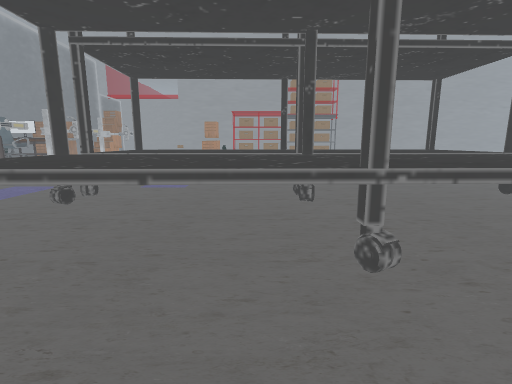
view 1 (above)

23 first-person views from a walk through a 3-D level made in the Unity game engine. The camera is 1.3 m above the floor, tilts 10° down and sees 85° across. The floor is counted in squares, 1 m on a side. Each view is taken from the middle of a square. On the plan, view 1 faces up. The plan holds only what a view shows up to about 13 squares ahead; the rest is blank. The place goes on beyond the plan. The player character is not drawn. Some animated figures are left out. Some surface patterns are stand-ins.

view 2
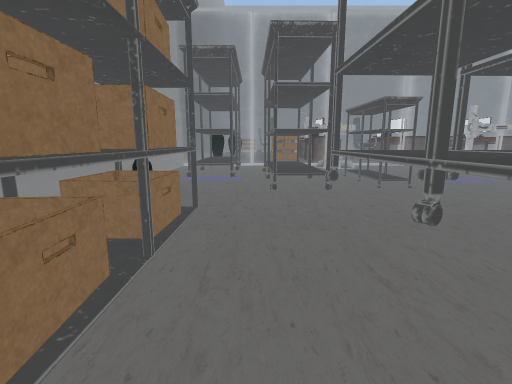

view 3
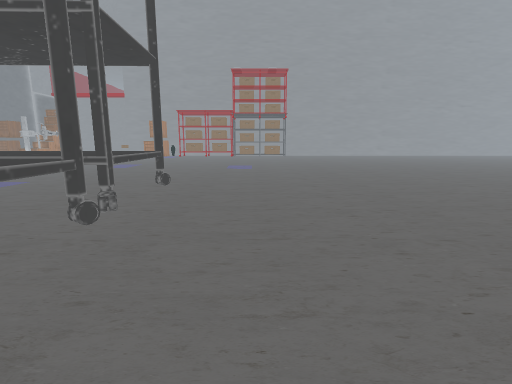

view 4
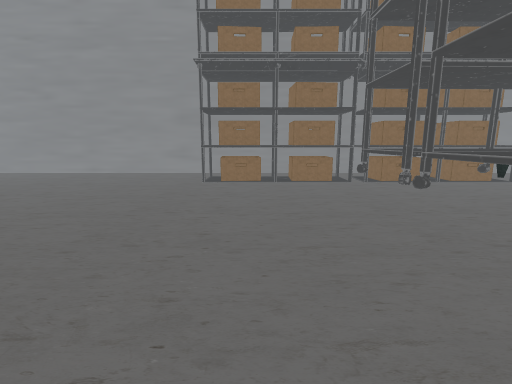

view 5
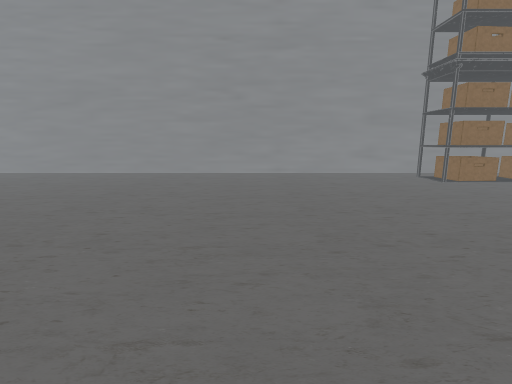

view 6
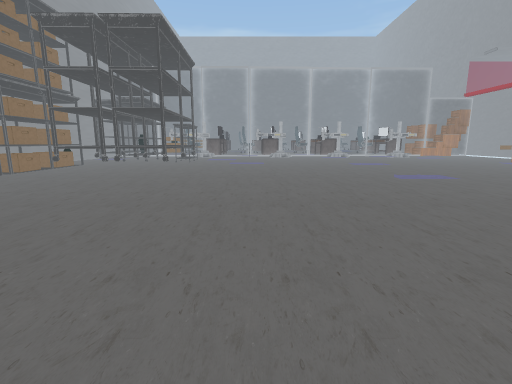

view 7
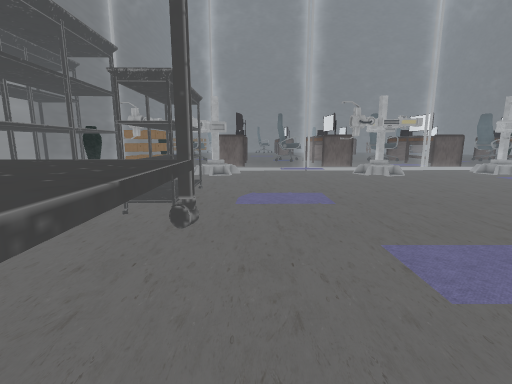

view 8
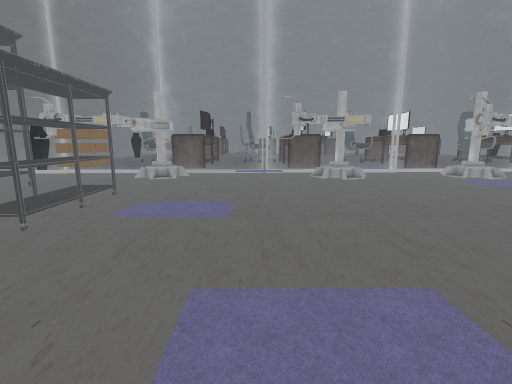

view 9
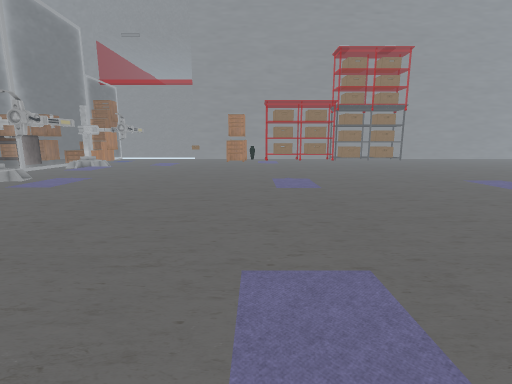

view 10
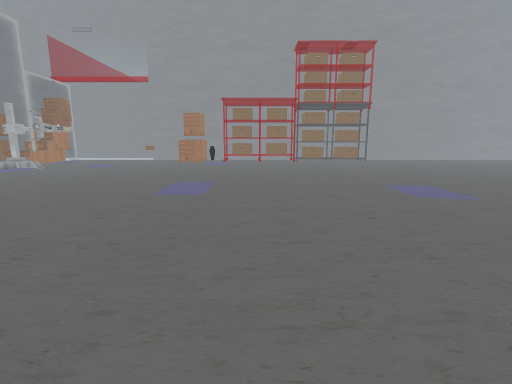

view 11
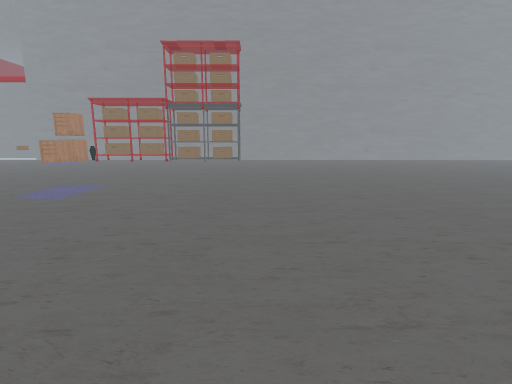

view 12
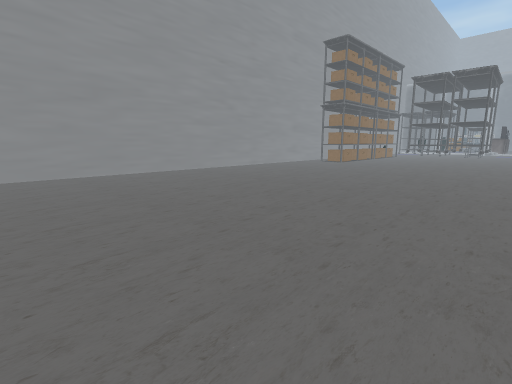

view 13
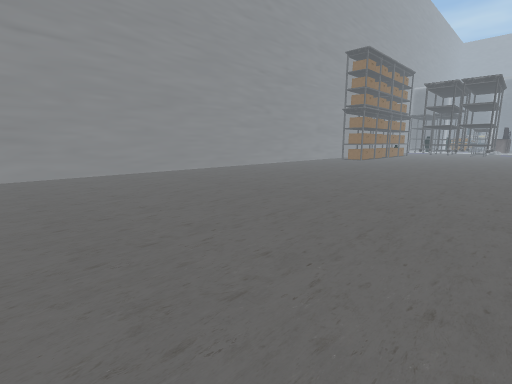

view 14
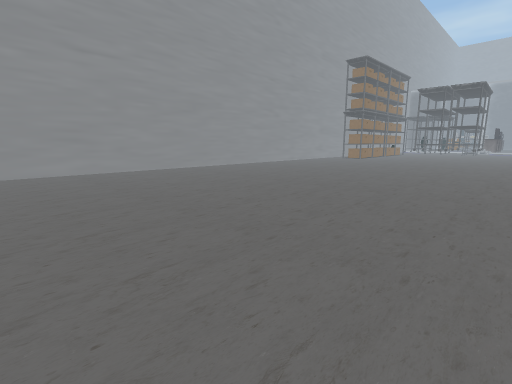

view 15
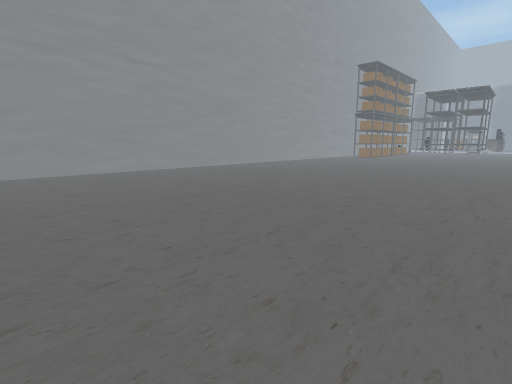

view 16
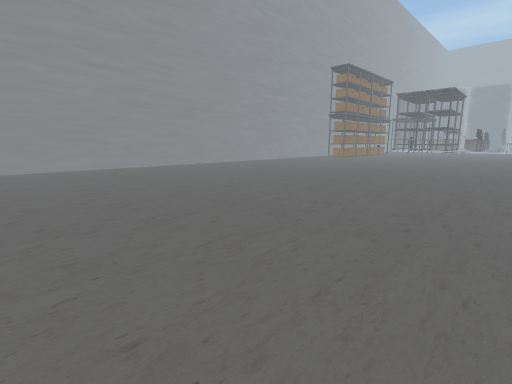

view 17
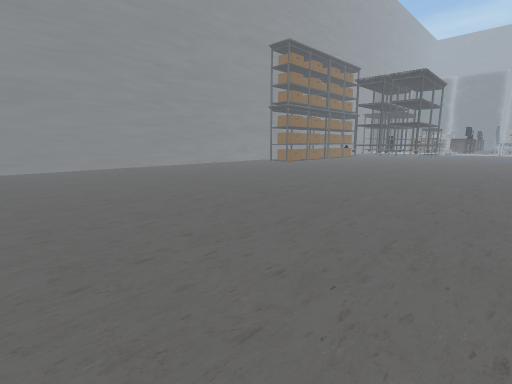

view 18
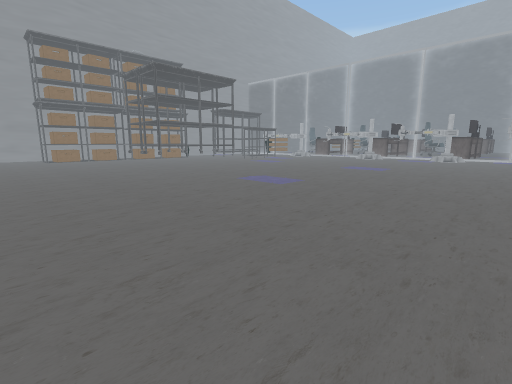

view 19
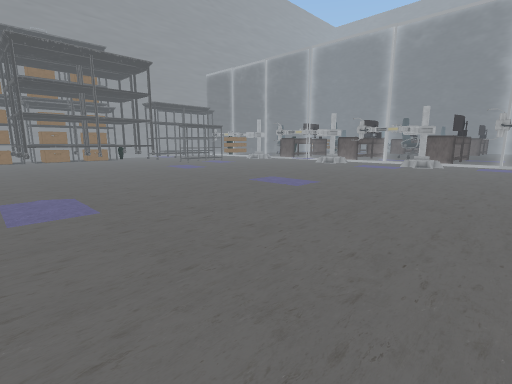

view 20
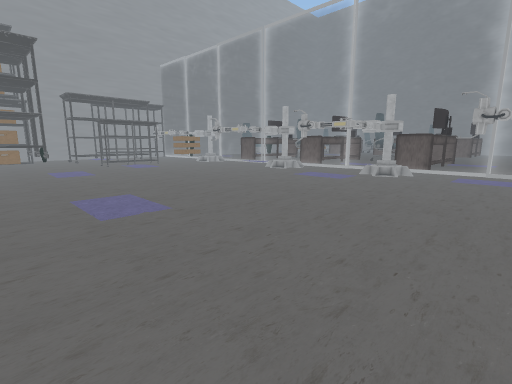

view 21
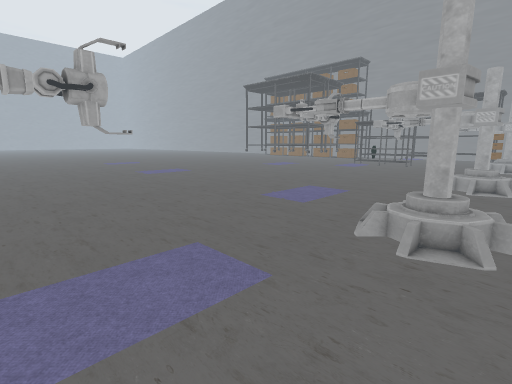

view 22
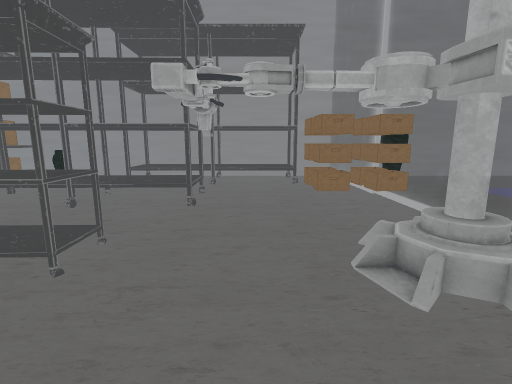

view 23
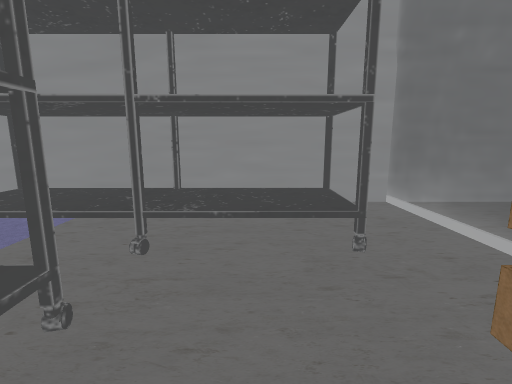

### Floor plan
Key: @ floor where view 1 was taken; # wall or solid block; x gap in a wall; . main floor; : floor 0.25 m higher than the main floor; = window, fence, low wall or low ledge; ^ raised ledge; T thing the floor can be seen under or through; C carpet; A vase; O other object.
Columns run from 14 left of view 1 to 32 right of it. Each row starts with its distance up from view 1.
 21  .:................................
 20 =....#.............................
 19 =.................................
 18 =................................
 17 =##.............................
 16 =#O............................
 15 =..............................
 14 =....#.........................
 13 =..............................
 12 #=#...........................
 11  =#...........................................
 10  =#...........................................
  9  O...#.........................................
  8  O.............................................
  7  =.............................................
  6  =.............................................
  5  ==.........^^^^^^.............................
  4   O...###...^^^^^^.............................
  3  =..........^^^^^^#............................
  2  =^#.TTTTTT.^^^^^^#............................
  1  =^#.T    T....................................
  0  =....TT......@................................
 -1  =.^^^^C....##.#x.#^x#.........................
 -2 A=.^^^^C...A^^^^^^^^^^^........................
 -3 A=......  .A##^#######........................
 -4 #################   ##########################

Where each view was taken, in squares from view 1:
view 1: 0 up, 0 right, facing up
view 2: 0 up, 3 right, facing left
view 3: 1 up, 5 right, facing up
view 4: 8 up, 6 right, facing down
view 5: 8 up, 14 right, facing down
view 6: 9 up, 14 right, facing left
view 7: 6 up, 0 right, facing left
view 8: 8 up, 1 left, facing left
view 9: 7 up, 3 left, facing up
view 10: 8 up, 0 right, facing up
view 11: 8 up, 9 right, facing up
view 12: 8 up, 25 right, facing down-left
view 13: 8 up, 28 right, facing down-left
view 14: 9 up, 30 right, facing down-left
view 15: 9 up, 32 right, facing down-left
view 16: 11 up, 31 right, facing down-left
view 17: 11 up, 23 right, facing down-left
view 18: 21 up, 11 right, facing down-left
view 19: 21 up, 5 right, facing down-left
view 20: 21 up, 0 right, facing down-left
view 21: 21 up, 13 left, facing down-right
view 22: 7 up, 10 left, facing down
view 23: 2 up, 10 left, facing down
